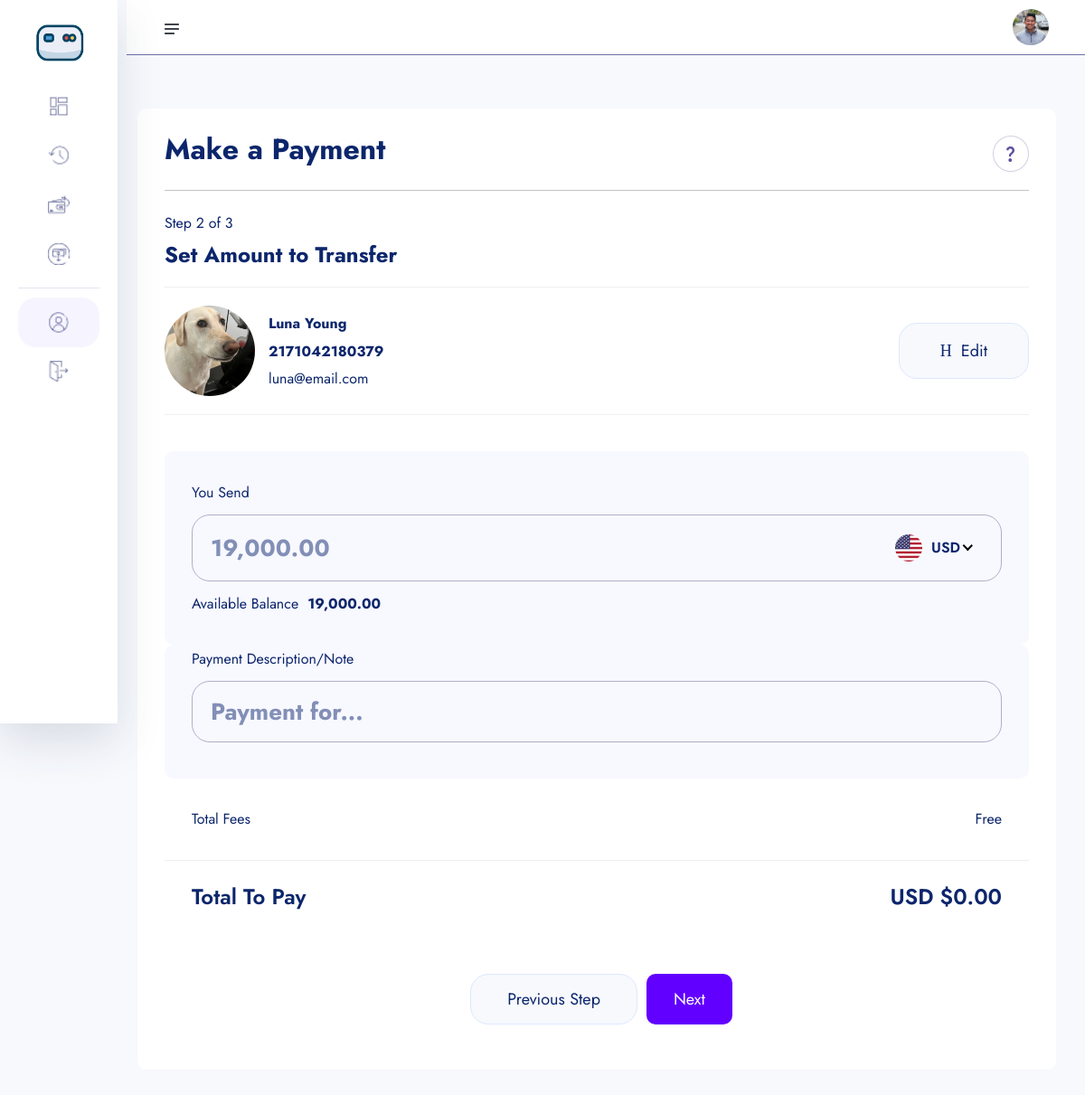
Page /amount-transfer/2171042180379/ (signed in) on the earlier database version.
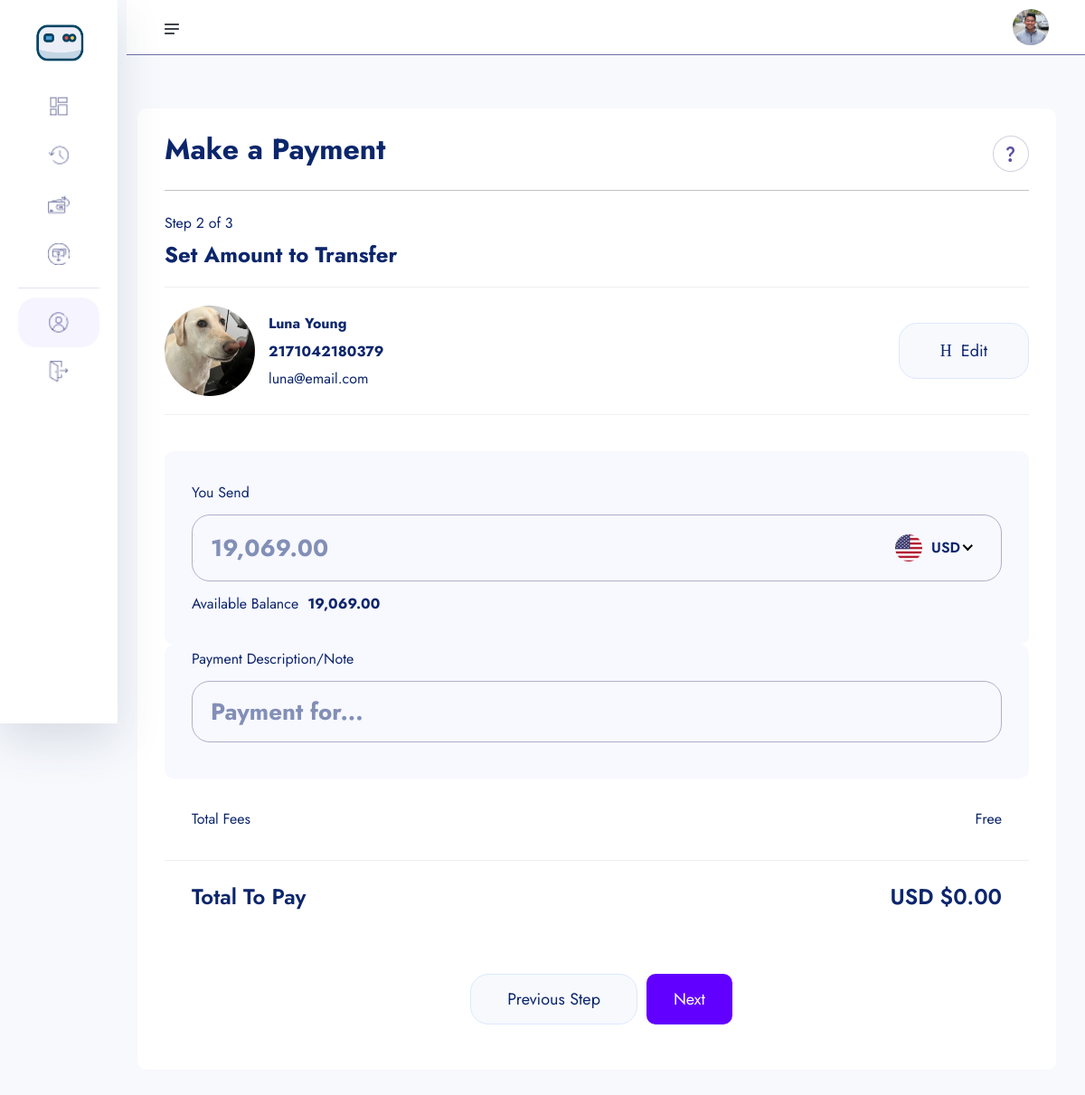
Same page on the later database version.
### userauths/models.py (models this page shows, shortened)
class User(AbstractUser):
    username = models.CharField(max_length=100)
    email = models.EmailField(unique=True)
    is_staff = models.BooleanField(default=False)
    is_superuser = models.BooleanField(default=False)
    USERNAME_FIELD = 'email'
    REQUIRED_FIELDS = ['username']

### account/models.py (models this page shows, shortened)
class Account(models.Model):
    id = models.UUIDField(primary_key=True, unique=True, default=uuid.uuid4, editable=False)
    user = models.OneToOneField(User, on_delete=models.CASCADE)
    account_balance = models.DecimalField(max_digits=12, decimal_places=2, default=0.00)
    account_number = ShortUUIDField(unique=True, length=10, max_length=25, prefix="217", alphabet="1234567890")
    account_id = ShortUUIDField(unique=True, length=7, max_length=25, prefix="SAY", alphabet="1234567890")
    pin_number = ShortUUIDField(unique=True, length=4, max_length=7, alphabet="1234567890")
    ref_code = ShortUUIDField(unique=True, length=10, max_length=10, alphabet="abcdefgh1234567890")
    account_status = models.CharField(max_length=100, choices=ACCOUNT_STATUS, default="active")
    date = models.DateTimeField(auto_now_add=True)
    kyc_submitted = models.BooleanField(default=False)
    kyc_confirmed = models.BooleanField(default=False)
    recommended_by = models.ForeignKey(User, on_delete=models.DO_NOTHING, blank=True, null=True, related_name="recommended_by")
    class Meta:
        ordering = ['-date']

class KYC(models.Model):
    id = models.UUIDField(primary_key=True, unique=True, default=uuid.uuid4, editable=False)
    user = models.OneToOneField(User, on_delete=models.CASCADE)
    account = models.OneToOneField(Account, on_delete=models.CASCADE, null=True, blank=True)
    full_name = models.CharField(max_length=1000)
    image = models.ImageField(upload_to="kyc", default="default.jpg")
    marital_status = models.CharField(choices=MARITAL_STATUS, max_length=40)
    gender = models.CharField(choices=GENDER, max_length=40)
    identity_type = models.CharField(choices=IDENTITY_TYPE, max_length=140)
    identity_image = models.ImageField(upload_to="kyc", null=True, blank=True)
    date_of_birth = models.DateTimeField(auto_now_add=False)
    signature = models.ImageField(upload_to="kyc")
    country = models.CharField(max_length=100)
    state = models.CharField(max_length=100)
    city = models.CharField(max_length=100)
    mobile = models.CharField(max_length=1000)
    fax = models.CharField(max_length=1000)
    date = models.DateTimeField(auto_now_add=True)

### main_app/transfer.py (the view)
# urls.py: path("amount-transfer/<account_number>/", transfer.amount_transfer, name='amount-transfer'),
def amount_transfer(request, account_number):
    try:
        account = Account.objects.get(account_number=account_number)
    except:
        messages.warning(request, "Account does not exist.")
        return redirect("main_app:search-acct")
    context = {
        "account" : account,
    }
    return render(request, "transfer/amount-transfer.html", context)

### templates/transfer/amount-transfer.html (shortened to what this page needs)
{% extends "partials/dashboard-base.html" %}
{% load static %}
{% load humanize %}
{% block content %}
    <section class="dashboard-section body-collapse pay step step-2">
        <div class="overlay pt-120">
            <div class="container-fluid">
                <div class="main-content">
                    <div class="head-area d-flex align-items-center justify-content-between">
                        <h4>Make a Payment</h4>
                        <div class="icon-area">
                            <img src="{% static 'assets/images/icon/support-icon.png' %}" alt="icon">
                        </div>
                    </div>
                    <div class="choose-recipient">
                        <div class="step-area">
                            <span class="mdr">Step 2 of 3</span>
                            <h5>Set Amount to Transfer</h5>
                        </div>
                        <div class="user-select">
                            <div class="single-user">
                                <div class="left d-flex align-items-center">
                                    <div class="img-area">
                                        <img src="{{ account.user.kyc.image.url }}" style="width: 100px; height: 100px; border-radius: 50%; object-fit: cover"  alt="image">
                                    </div>
                                    <div class="text-area">
                                        <p>{{ account.user.kyc.full_name|title }}</p>
                                        <span class="mdr"><b>{{ account.account_number }}</b></span><br>
                                        <span class="mdr">{{ account.user.email }}</span>
                                    </div>
                                </div>
                                <div class="right">
                                    <a href="{% url "main_app:search-acct" %}">
                                        <i class="icon-h-edit"></i>
                                        Edit
                                    </a>
                                </div>
                            </div>
                        </div>
                    </div>
                    <form action={% url "main_app:amount-transfer-process" account.account_number %}  method="POST">
                        <div class="send-banance">
                            <span class="mdr">You Send</span>
                            <div class="input-area">
                                <input class="xxlr" id="amount-send" name="amount-send" onkeyup="calculateBalance()" placeholder="{{request.user.account.account_balance|intcomma}}" type="number">
                            </div>
                            <p>Available Balance<b>{{request.user.account.account_balance|intcomma}}</b></p>
                        </div>
                        <div class="send-banance pt-0 mt-0">
                            <span class="mdr">Payment Description/Note</span>
                            <div class="input-area">
                                <input class="xxlr" name="description" onkeyup="calculateBalance()" placeholder="Payment for..." type="text">
                            </div>
                        </div>
                        <ul class="total-fees">
                            <li>Total Fees</li>
                            <li>Free</li>
                        </ul>
                        <ul class="total-fees pay">
                            <li><h5>Total To Pay</h5></li>
                            <li><h5 id="total-to-pay">USD $0.00</h5></li>
                        </ul>
                        <div class="footer-area mt-40">
                            <a href="pay-step-1.html">Previous Step</a>
                            <button type="submit" style="padding: 10px 30px; border-radius: 10px; background: rgb(98, 0, 255); color: #fff" class="active">Next</button>
                        </div>
                    </form>
                </div>
            </div>
        </div>
    </section>
{% endblock content %}

### templates/partials/dashboard-base.html (shortened to what the changed rows need)
{% load static %}
<!doctype html>
<html lang="en">
<head>
    <link rel="stylesheet" href="{% static 'assets1/css/bootstrap.min.css' %}">
    <link rel="stylesheet" href="{% static 'assets1/css/fontawesome.min.css' %}">
    <link rel="stylesheet" href="{% static 'assets1/css/jquery-ui.css' %}">
    <link rel="stylesheet" href="{% static 'assets1/css/plugin/apexcharts.css' %}">
    <link rel="stylesheet" href="{% static 'assets1/css/plugin/nice-select.css' %}">
    <link rel="stylesheet" href="{% static 'assets1/css/arafat-font.css' %}">
    <link rel="stylesheet" href="{% static 'assets1/css/plugin/animate.css' %}">
    <link rel="stylesheet" href="{% static 'assets1/css/style.css' %}">
</head>
<body>
    <header class="header-section body-collapse">
        <div class="overlay">
            <div class="container-fluid">
                <div class="row d-flex header-area">
                    <div class="navbar-area d-flex align-items-center justify-content-between">
                        <div class="dashboard-nav">
                            <div class="single-item user-area">
                                <div class="profile-area d-flex align-items-center">
                                    <span class="user-profile">
                                        <img style="width: 40px; height: 40px; border-radius: 50%; object-fit: cover" src="{{ user.kyc.image.url }}" alt="User">
                                    </span>
                                </div>
                            </div>
                        </div>
                    </div>
                </div>
            </div>
        </div>
    </header>
{% block content %}
{% endblock content %}
    </body>
</html>

Differences in the rows shown:
changed User: amount-send "19,000.00" → "19,069.00"; user.account.account_balance "19,000.00" → "19,069.00"
